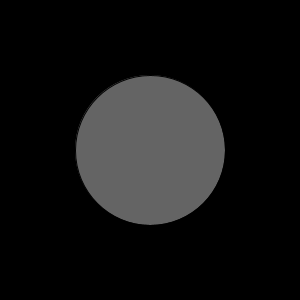
Frame 1 (no input)
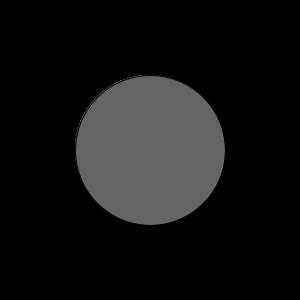
Frame 60 (the mouse pressed at the canvas centre just before this capture)
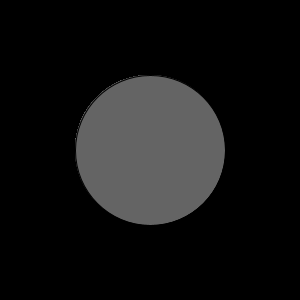
Frame 120 (the mouse held since frame 60 and released just before this capture)

The Processing sketch that drew these frames (run headless with seeded random() and noise(); from frame 60 on, the mouse is pressed at the canvas centre):

// Processing sketch: Keypress_part_5
// ── Keypress_part_5.pde
float x = 150;
float y = 150;
float z = 150;
float q = 100;
float w = 100;
float e = 100;
float r = 150;
float t = 150;
float u = 150;


void setup() {
  size(300,300);
  background(0);
  frameRate(10);
}
void draw() {
  if (keyPressed) {
    if (keyCode==UP) {
      y-=50;
    }
    if (keyCode==DOWN) {
      y+=50;
    }
    if (keyCode==LEFT) {
      x-=50;
    }
    if (keyCode==RIGHT) {
      x+=50;
    }
    if (key == 'a') {
      z+=25;
    }
    if (key == 's') {
      z-=25;
    }
    if (key == 'q') {
      q=250;
    }
    if (key == 'w') {
      w=250;
    }
    if (key == 'e') {
      e=250;
    }
    if (key == 'r') {
      q=100;
    }
    if (key == 't') {
      w=100;
    }
    if (key == 'u') {
      e=100;
    }
  }
  fill(q,w,e);
  ellipse(x,y,z,z);
}
